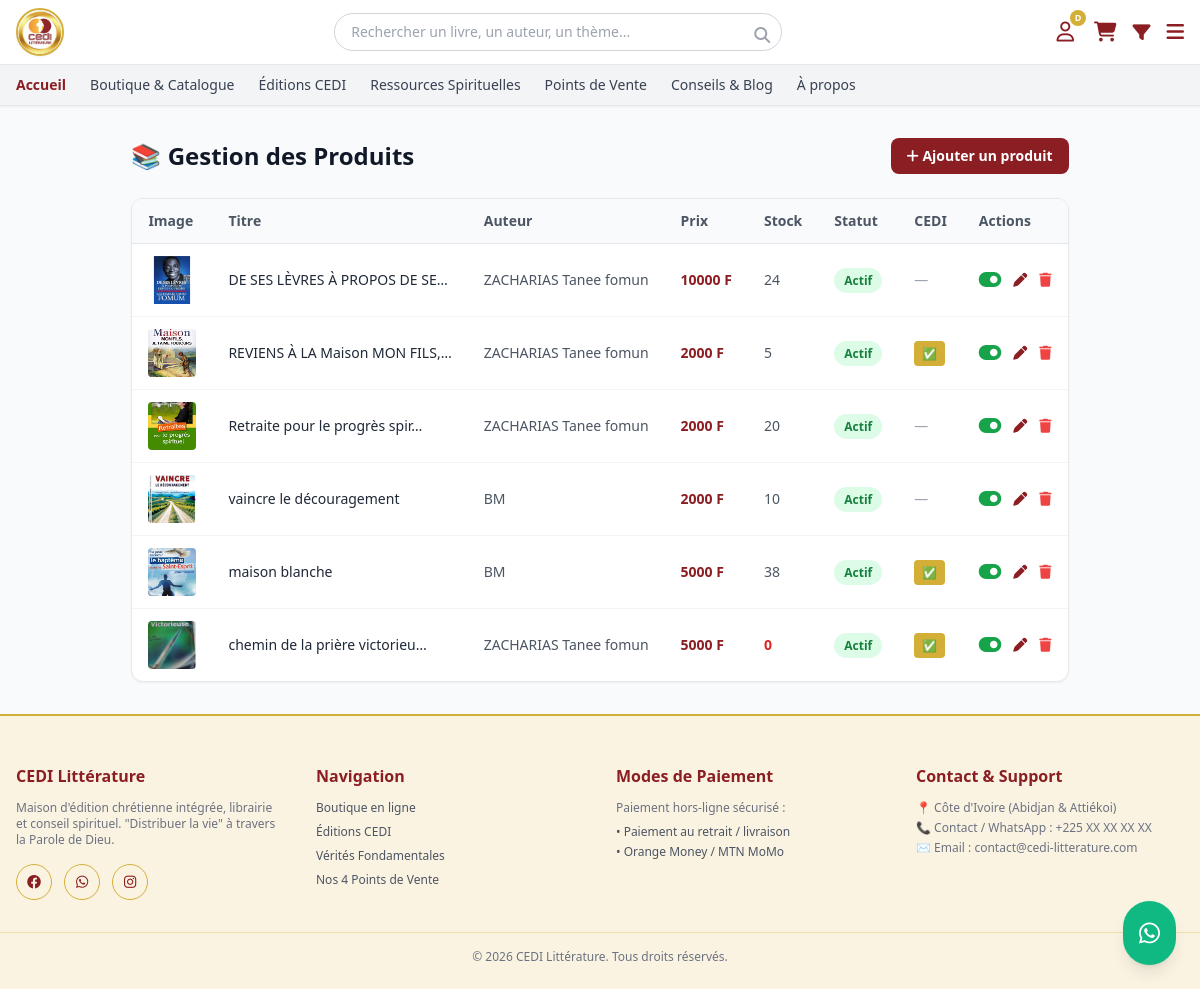
Screenshot of /admin_produits/ (signed in) with the database file from the repository.
### appcedi/models.py (models this page shows, shortened)
class Produit(models.Model):
    TYPES = (('livre', 'Livre'), ('bible', 'Bible'), ('cd', 'CD'), ('cadeau', 'Cadeau'))
    titre = models.CharField(max_length=255)
    auteur = models.CharField(max_length=255, blank=True, null=True)
    editeur = models.CharField(max_length=255, blank=True, null=True)
    isbn = models.CharField(max_length=20, blank=True, null=True)
    description = models.TextField()
    prix = models.IntegerField()
    poids = models.FloatField(blank=True, null=True)
    type_produit = models.CharField(max_length=20, choices=TYPES, default='livre')
    est_edition_cedi = models.BooleanField(default=False)
    quantite_stock = models.IntegerField(default=0)
    seuil_alerte = models.IntegerField(default=3)
    statut = models.BooleanField(default=True)
    categories = models.ManyToManyField(Categorie, through='ProduitCategorie', blank=True)
    def image_principale(self):
        img = self.images.filter(est_principale=True).first()
        if not img:
            img = self.images.first()
        return img

class Image(models.Model):
    produit = models.ForeignKey(Produit, on_delete=models.CASCADE, related_name='images')
    url_image = models.ImageField(upload_to='produits/')
    est_principale = models.BooleanField(default=False)

### appcedi/views.py (the view)
# urls.py: path('admin_produits/', views.liste_produits, name='liste_produits'),
@login_required
@user_passes_test(est_admin_ou_gestionnaire)
def liste_produits(request):
    produits = Produit.objects.all().order_by('-id')
    return render(request, 'appcedi/admin/liste_produits.html', {'produits': produits})

### appcedi/context_processors.py (called while the page is built, shortened)
def panier_context(request):
    panier = None
    nombre_articles = 0
    if request.user.is_authenticated:
        try:
            panier = Panier.objects.get(utilisateur=request.user)
        except Panier.DoesNotExist:
            panier = None
    if panier:
        nombre_articles = sum(article.quantite for article in panier.articles.all())
    return {
        'nombre_articles_panier': nombre_articles,
        'categories_menu': Categorie.objects.all(),
    }

### appcedi/views.py (called while the page is built)
def est_admin_ou_gestionnaire(user):
    return user.is_superuser or (hasattr(user, 'role') and user.role in ['admin', 'gestionnaire_stock'])

### templates/appcedi/admin/liste_produits.html
{% extends 'appcedi/admin/base_admin.html' %}
{% block admin_title %}📚 Gestion des Produits{% endblock %}
{% block admin_actions %}
<a href="{% url 'ajouter_produit' %}" class="bg-cediRed text-white px-4 py-2 rounded-lg hover:bg-cediRedDark transition text-sm font-bold">
    <i class="fa-solid fa-plus"></i> Ajouter un produit
</a>
{% endblock %}
{% block admin_content %}
<div class="bg-white rounded-xl shadow-sm border border-gray-200 overflow-hidden">
    <div class="overflow-x-auto">
        <table class="w-full text-sm">
            <thead class="bg-gray-50 border-b border-gray-200">
                <tr>
                    <th class="px-4 py-3 text-left font-semibold text-gray-600">Image</th>
                    <th class="px-4 py-3 text-left font-semibold text-gray-600">Titre</th>
                    <th class="px-4 py-3 text-left font-semibold text-gray-600">Auteur</th>
                    <th class="px-4 py-3 text-left font-semibold text-gray-600">Prix</th>
                    <th class="px-4 py-3 text-left font-semibold text-gray-600">Stock</th>
                    <th class="px-4 py-3 text-left font-semibold text-gray-600">Statut</th>
                    <th class="px-4 py-3 text-left font-semibold text-gray-600">CEDI</th>
                    <th class="px-4 py-3 text-left font-semibold text-gray-600">Actions</th>
                </tr>
            </thead>
            <tbody class="divide-y divide-gray-100">
                {% for produit in produits %}
                <tr class="hover:bg-gray-50">
                    <td class="px-4 py-3">
                        {% with produit.image_principale as img %}
                           {% if img %}
                           <img src="{{ img.url_image.url }}" class="w-12 h-12 object-cover rounded" alt="{{ produit.titre }}">
                            {% else %}
        <div class="w-12 h-12 bg-gray-200 rounded flex items-center justify-center text-gray-400 text-xs">📷</div>
    {% endif %}
{% endwith %}
                    </td>
                    <td class="px-4 py-3 font-medium text-gray-800">{{ produit.titre|truncatechars:30 }}</td>
                    <td class="px-4 py-3 text-gray-600">{{ produit.auteur|default:"-" }}</td>
                    <td class="px-4 py-3 font-bold text-cediRed">{{ produit.prix|floatformat:0 }} F</td>
                    <td class="px-4 py-3 {% if produit.quantite_stock < 3 %}text-red-600 font-bold{% else %}text-gray-600{% endif %}">
                        {{ produit.quantite_stock }}
                    </td>
                    <td class="px-4 py-3">
                        {% if produit.statut == True or produit.statut == 'actif' or produit.statut == 'ACTIF' %}
                            <span class="bg-green-100 text-green-700 text-xs px-2.5 py-1 rounded-full font-semibold">Actif</span>
                        {% else %}
                            <span class="bg-gray-100 text-gray-600 text-xs px-2.5 py-1 rounded-full font-semibold">Inactif</span>
                        {% endif %}
                    </td>
                    <td class="px-4 py-3">{% if produit.est_edition_cedi %}<span class="bg-cediGold text-white text-xs px-2 py-1 rounded">✅</span>{% else %}<span class="text-gray-400">—</span>{% endif %}</td>
                    <td class="px-4 py-3">
                        <div class="flex items-center gap-3">
                            <a href="{% url 'basculer_statut_produit' produit.id %}"
                               title="{% if produit.statut == True or produit.statut == 'actif' or produit.statut == 'ACTIF' %}Désactiver{% else %}Activer{% endif %}"
                               class="{% if produit.statut == True or produit.statut == 'actif' or produit.statut == 'ACTIF' %}text-green-600 hover:text-green-800{% else %}text-gray-400 hover:text-gray-600{% endif %} transition text-base">
                                {% if produit.statut == True or produit.statut == 'actif' or produit.statut == 'ACTIF' %}
                                    <i class="fa-solid fa-toggle-on text-xl"></i>
                                {% else %}
                                    <i class="fa-solid fa-toggle-off text-xl"></i>
                                {% endif %}
                            </a>
                            <a href="{% url 'modifier_produit' produit.id %}" class="text-cediRed hover:text-cediRedDark transition" title="Modifier"><i class="fa-solid fa-pen"></i></a>
                            <a href="{% url 'supprimer_produit' produit.id %}" class="text-red-500 hover:text-red-700 transition" title="Supprimer"><i class="fa-solid fa-trash"></i></a>
                        </div>
                    </td>
                </tr>
                {% empty %}
                <tr>
                    <td colspan="8" class="px-4 py-8 text-center text-gray-500">Aucun produit pour le moment. <a href="{% url 'ajouter_produit' %}" class="text-cediRed hover:underline">Ajoutez-en un !</a></td>
                </tr>
                {% endfor %}
            </tbody>
        </table>
    </div>
</div>
{% endblock %}

### templates/appcedi/base.html (shortened to what this page needs)
{% load static %}
<!DOCTYPE html>
<html lang="fr">
<head>
    <script src="https://cdn.tailwindcss.com"></script>
    <link rel="stylesheet" href="https://cdnjs.cloudflare.com/ajax/libs/font-awesome/6.4.0/css/all.min.css">
</head>
<body class="bg-gray-50 text-gray-800 font-sans flex flex-col min-h-screen">
<header class="bg-white shadow-sm sticky top-0 z-50">
   <div class="max-w-7xl mx-auto px-4 py-2 flex items-center justify-between gap-4">
        <a href="{% url 'accueil' %}" class="flex items-center gap-2">
          <div class="w-12 h-12 rounded-full overflow-hidden border-2 border-cediGold bg-white shadow-sm flex items-center justify-center">
          <img src="{% static 'images/logo_cedi.png' %}"
             alt="CEDI Littérature"
             class="w-full h-full object-cover"
             loading="eager">
    </div>
</a>
        <div class="hidden md:block flex-1 max-w-md mx-2" id="searchBarDesktop">
           <form class="relative" action="{% url 'liste_catalogue' %}" method="get">
                <input type="text" name="q" placeholder="Rechercher un livre, un auteur, un thème..." class="w-full pl-4 pr-10 py-2 border border-gray-300 rounded-full text-sm focus:outline-none focus:border-cediRed transition">
                <button type="submit" class="absolute right-3 top-2.5 text-gray-400 hover:text-cediRed transition">
                    <i class="fa-solid fa-magnifying-glass"></i>
                </button>
            </form>
        </div>
        <div class="flex items-center gap-4 text-gray-700" id="iconsRow">
{% if user.is_authenticated %}
    {% if user.is_superuser or user.role == 'admin' or user.role == 'gestionnaire_stock' %}
        <a href="{% url 'tableau_de_bord' %}" class="hover:text-cediRed flex items-center transition relative p-1" title="Tableau de bord">
    {% else %}
        <a href="{% url 'espace_client' %}" class="hover:text-cediRed flex items-center transition relative p-1" title="Mon Profil">
    {% endif %}
        <i class="fa-regular fa-user text-xl text-cediRed"></i>
        <span class="absolute -top-1 -right-2 bg-cediGold text-white text-[9px] font-bold h-4 w-4 flex items-center justify-center rounded-full">
            {{ user.username|slice:":1"|upper }}
        </span>
    </a>
{% else %}
    <a href="{% url 'connexion' %}" class="hover:text-cediRed flex items-center transition relative p-1" title="Se connecter">
        <i class="fa-regular fa-user text-xl text-cediRed"></i>
    </a>
{% endif %}
<a href="{% url 'voir_panier' %}" class="hover:text-cediRed relative transition" title="Mon panier">
    <i class="fa-solid fa-cart-shopping text-xl text-cediRed"></i>
</a>
            <div class="relative">
                <button type="button" id="filterToggle" aria-label="Filtrer le catalogue" aria-expanded="false" class="hover:text-cediRed transition">
                    <i class="fa-solid fa-filter text-lg text-cediRed"></i>
                </button>
            </div>
            <div class="relative">
                <button type="button" id="menuToggle" aria-label="Ouvrir le menu" aria-expanded="false" class="hover:text-cediRed transition">
                    <i class="fa-solid fa-bars text-xl text-cediRed"></i>
                </button>
            </div>
        </div>
    </div>
    <nav class="bg-gray-100 border-t border-b border-gray-200">
        <div class="max-w-7xl mx-auto px-4 flex space-x-6 overflow-x-auto text-sm font-medium py-2.5 text-gray-700">
            <a href="/" class="text-cediRed font-bold hover:text-cediRed transition">Accueil</a>
            <a href="{% url 'liste_catalogue' %}" class="hover:text-cediRed whitespace-nowrap transition">Boutique & Catalogue</a>
            <a href="#editions" class="hover:text-cediRed whitespace-nowrap transition">Éditions CEDI</a>
            <a href="{% url 'liste_ressources' %}" class="hover:text-cediRed whitespace-nowrap transition">Ressources Spirituelles</a>
            <a href="#points-de-vente" class="hover:text-cediRed whitespace-nowrap transition">Points de Vente</a>
            <a href="#conseils" class="hover:text-cediRed whitespace-nowrap transition">Conseils & Blog</a>
            <a href="{% url 'a_propos' %}" class="hover:text-cediRed whitespace-nowrap transition">À propos</a>
        </div>
    </nav>
</header>
    {% block content %}{% endblock %}
    <a href="https://wa.me/22500000000" target="_blank" class="fixed bottom-6 right-6 bg-emerald-500 text-white p-4 rounded-full shadow-lg hover:bg-emerald-600 transition z-50 flex items-center justify-center hover:scale-110">
        <i class="fa-brands fa-whatsapp text-2xl"></i>
    </a>
    <footer class="bg-cediCream text-gray-600 mt-auto pt-12 pb-6 border-t-2 border-cediGold">
        <div class="max-w-7xl mx-auto px-4 grid grid-cols-1 md:grid-cols-4 gap-8 mb-8 text-sm">
            <div>
                <h5 class="text-cediRed font-bold text-base mb-3">CEDI Littérature</h5>
                <p class="text-xs text-gray-500 mb-4">Maison d'édition chrétienne intégrée, librairie et conseil spirituel. "Distribuer la vie" à travers la Parole de Dieu.</p>
                <div class="flex space-x-3 text-lg">
                    <a href="#" class="w-9 h-9 rounded-full border border-cediGold text-cediRed flex items-center justify-center hover:bg-cediGold hover:text-white transition"><i class="fa-brands fa-facebook text-sm"></i></a>
                    <a href="#" class="w-9 h-9 rounded-full border border-cediGold text-cediRed flex items-center justify-center hover:bg-cediGold hover:text-white transition"><i class="fa-brands fa-whatsapp text-sm"></i></a>
                    <a href="#" class="w-9 h-9 rounded-full border border-cediGold text-cediRed flex items-center justify-center hover:bg-cediGold hover:text-white transition"><i class="fa-brands fa-instagram text-sm"></i></a>
                </div>
            </div>
            <div>
                <h5 class="text-cediRed font-bold text-base mb-3">Navigation</h5>
                <ul class="space-y-2 text-xs">
                    <li><a href="{% url 'liste_catalogue' %}" class="hover:text-cediRed transition">Boutique en ligne</a></li>
                    <li><a href="#editions" class="hover:text-cediRed transition">Éditions CEDI</a></li>
                    <li><a href="{% url 'liste_ressources' %}" class="hover:text-cediRed transition">Vérités Fondamentales</a></li>
                    <li><a href="#points-de-vente" class="hover:text-cediRed transition">Nos 4 Points de Vente</a></li>
                </ul>
            </div>
            <div>
                <h5 class="text-cediRed font-bold text-base mb-3">Modes de Paiement</h5>
                <p class="text-xs text-gray-500 mb-2">Paiement hors-ligne sécurisé :</p>
                <ul class="space-y-1 text-xs text-gray-600">
                    <li>• Paiement au retrait / livraison</li>
                    <li>• Orange Money / MTN MoMo</li>
                </ul>
            </div>
            <div>
                <h5 class="text-cediRed font-bold text-base mb-3">Contact & Support</h5>
                <p class="text-xs text-gray-500 mb-1">📍 Côte d'Ivoire (Abidjan & Attiékoi)</p>
                <p class="text-xs text-gray-500 mb-1">📞 Contact / WhatsApp : +225 XX XX XX XX</p>
                <p class="text-xs text-gray-500">✉️ Email : contact@cedi-litterature.com</p>
            </div>
        </div>
        <div class="max-w-7xl mx-auto px-4 border-t border-cediGold/30 pt-4 text-center text-xs text-gray-500">
            <p>&copy; 2026 CEDI Littérature. Tous droits réservés.</p>
        </div>
    </footer>
</body>
</html>

### rows the page displays
Produit: image_principale.url_image (picture), titre "DE SES LÈVRES À PROPOS DE SE…", auteur "ZACHARIAS Tanee fomun", prix "10000", quantite_stock "24", statut "Actif"
Produit: image_principale.url_image (picture), titre "REVIENS À LA Maison MON FILS,…", auteur "ZACHARIAS Tanee fomun", prix "2000", quantite_stock "5", statut "Actif"
Produit: image_principale.url_image (picture), titre "Retraite pour le progrès spir…", auteur "ZACHARIAS Tanee fomun", prix "2000", quantite_stock "20", statut "Actif"
Produit: image_principale.url_image (picture), titre "vaincre le découragement", auteur "BM", prix "2000", quantite_stock "10", statut "Actif"
Produit: image_principale.url_image (picture), titre "maison blanche", auteur "BM", prix "5000", quantite_stock "38", statut "Actif"
Produit: image_principale.url_image (picture), titre "chemin de la prière victorieu…", auteur "ZACHARIAS Tanee fomun", prix "5000", quantite_stock "0", statut "Actif"

### other values shown
{{ user.username|slice:":1"|upper }} "D"
